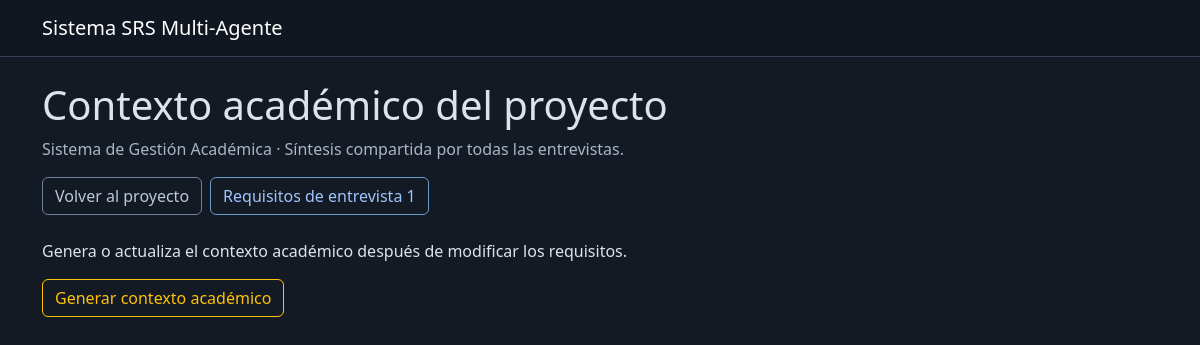
/projects/1/context, run on an earlier commit of the app's database.
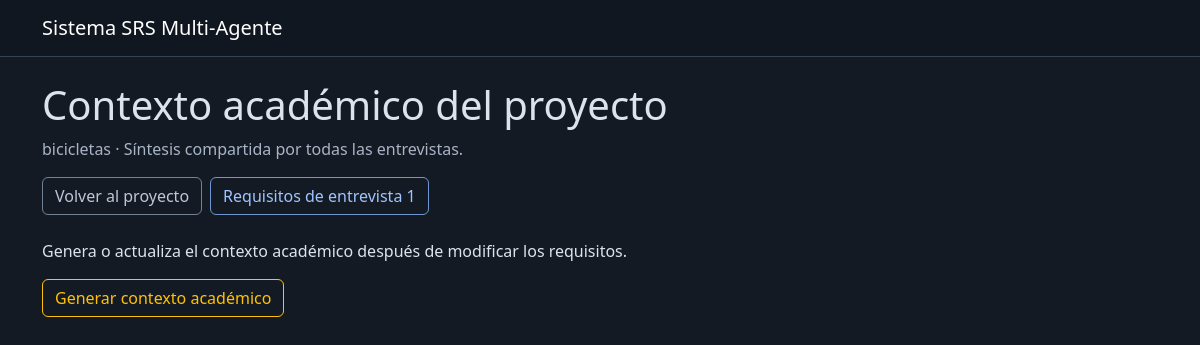
And on a later commit of the database.
### app/models.py (models this page shows)
class Project(db.Model):
    id = db.Column(
        db.Integer,
        primary_key=True
    )
    name = db.Column(
        db.String(150),
        nullable=False
    )
    description = db.Column(
        db.Text,
        nullable=True
    )
    created_at = db.Column(
        db.DateTime,
        default=datetime.utcnow
    )

### app/routes.py (the view)
@main.route('/projects/<int:project_id>/context')
def project_context_page(project_id):
    project = Project.query.get_or_404(project_id)
    interviews = Interview.query.filter_by(project_id=project.id).order_by(Interview.id).all()
    return render_template('context_page.html', project=project, interviews=interviews,
                           project_context=get_project_context(project.id))

### app/routes.py (called while the page is built)
def get_project_context(project_id):
    record = db.session.get(ProjectContext, project_id)
    return load_enriched_context(record.content) if record else None

### app/templates/context_page.html (shortened to what this page needs)
{% extends "base.html" %}
{% block content %}
<h1>Contexto académico del proyecto</h1>
<p class="text-muted">{{ project.name }} · Síntesis compartida por todas las entrevistas.</p>
<div class="d-flex flex-wrap gap-2 mb-4">
    <a class="btn btn-outline-secondary" href="{{ url_for('main.project_detail', project_id=project.id) }}">Volver al proyecto</a>
    {% for interview in interviews %}
    <a class="btn btn-outline-primary" href="{{ url_for('main.view_requirements', interview_id=interview.id) }}">Requisitos de entrevista {{ interview.id }}</a>
    {% endfor %}
</div>
<p>Genera o actualiza el contexto académico después de modificar los requisitos.</p>
<form method="POST" action="{{ url_for('main.enrich_project', project_id=project.id) }}" onsubmit="this.querySelector('button').disabled=true; this.querySelector('button').textContent='Generando contexto…';">
    <button class="btn btn-outline-warning" type="submit">{{ 'Actualizar' if project_context else 'Generar' }} contexto académico</button>
</form>
{% endblock %}

What changed in the data, as far as the page shows it:
changed Project: name "Sistema de Gestión Académica" → "bicicletas"
